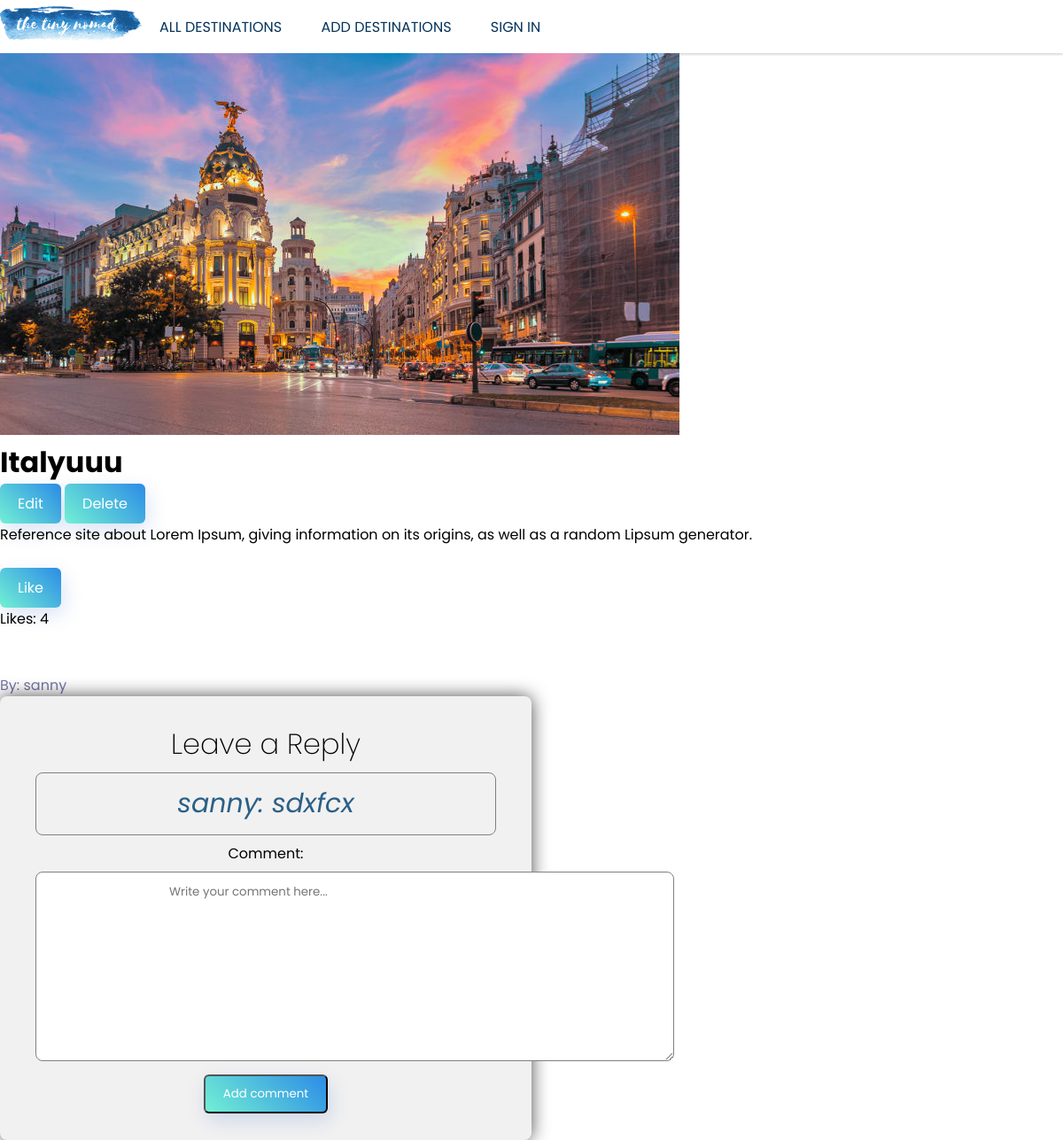
/destinations/description/3/, run on an earlier commit of the app's database.
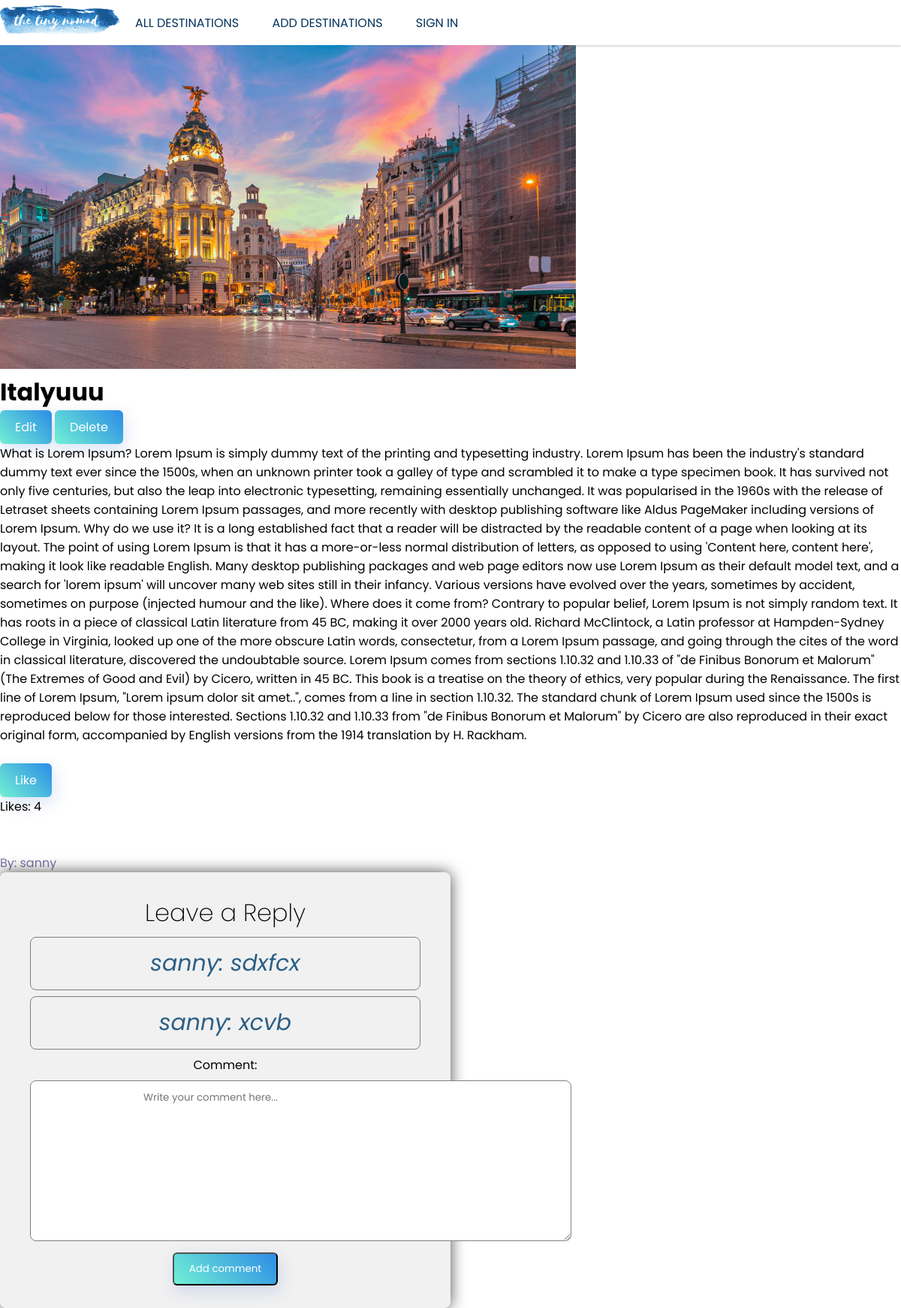
And on a later commit of the database.
### destinations/models.py (models this page shows, shortened)
class Destination(models.Model):
    user = models.CharField(max_length=20, blank=False)
    title = models.CharField(max_length=50, blank=False)
    destination = models.CharField(max_length=50, blank=False)
    description = models.TextField(blank=False)
    image = models.ImageField(
        upload_to='destinations',
    )

class Comment(models.Model):
    destination = models.ForeignKey(Destination, on_delete=models.CASCADE)
    text = models.TextField(blank=False)

### destinations/views.py (the view, shortened to what this page needs)
# urls.py: path('description/<int:pk>/', views.description_and_comment_destination, name='description and comment'),
def description_and_comment_destination(request, pk):
    destination = Destination.objects.get(pk=pk)
    if request.method == 'GET':
        context = {
            'destination': destination,
            'form': CommentForm(),
        }
        return render(request, 'destinations/description-destination.html', context)

### destinations/forms.py
class CommentForm(forms.Form):
    comment = forms.CharField(
        widget=forms.Textarea(
            attrs={
                'placeholder': "Write your comment here...",
                'class': 'comment',
                   }
        )
    )

### templates/destinations/description-destination.html (shortened to what this page needs)
{% extends 'shared/base.html' %}
{% load static %}
{% block styles %}
    <link rel="stylesheet" href="{% static 'css/description-destination.css' %}">
{% endblock %}
{% block site_content %}
    <div class="imageSection">
        <img src="{{ destination.image.url }}" alt="image of {{ destination.destination }}">
    </div>
    <div class="blogPostInfo">
        <h1>{{ destination.title }}</h1>
    </div>
    <a href="{% url 'edit' destination.pk %}" class="btn">Edit</a>
    <a href="{% url 'delete' destination.pk %}" class="btn">Delete</a>
    <div class="mainContent">
        <p>{{ destination.description }}</p>
    </div>
    <br>
    <a class="btn" href="{% url 'like' destination.id %}">Like</a>
    <p>Likes: {{ destination.like_set.count }}</p>
    <br>
    <br>
    <a href="#"><p>By: {{ destination.user }}</p></a>
    <div class="comment-form">
        <h1>Leave a Reply</h1>
        {% if destination.comment_set.count > 0 %}
            {% for comment in destination.comment_set.all %}
                <div class="all-comment">
                    <p>{{ destination.user }}: {{ comment.text }}</p>
                </div>
            {% endfor %}
        {% else %}
            <h3>There are no comments for this destination. </h3>
        {% endif %}
        <form method="post" action="{% url 'description and comment' destination.pk %}">
            {{ form }}
            <button class="btn btn-primary mt-2" type="submit">Add comment</button>
        </form>
    </div>
{% endblock %}

What changed in the data, as far as the page shows it:
changed Destination "Italyuuu": description "Reference site about Lorem Ipsum, giving information on its origins, as well as a random Lipsum generator." → "What is Lorem Ipsum? Lorem Ipsum is simply dummy text of the printing and typesetting industry. Lorem Ipsum has been the industry's standard dummy text ever since the 1500s, when an unknown printer took a galley of type and scrambled it to make a type specimen book. It has survived not only five centuries, but also the leap into electronic typesetting, remaining essentially unchanged. It was popularised in the 1960s with the release of Letraset sheets containing Lorem Ipsum passages, and more recently with desktop publishing software like Aldus PageMaker including versions of Lorem Ipsum. Why do we use it? It is a long established fact that a reader will be distracted by the readable…"
added Comment: {{ destination.user }} "sanny", text "xcvb"
